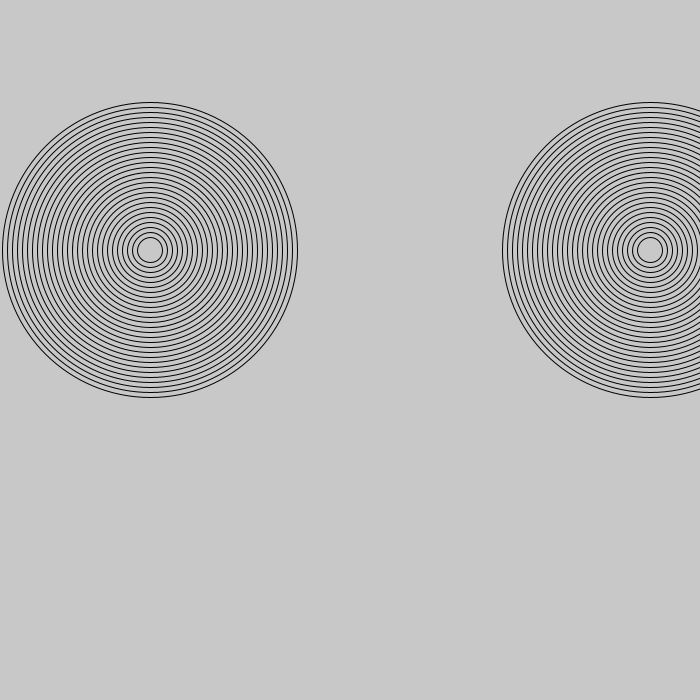
Frame 1 (no input)
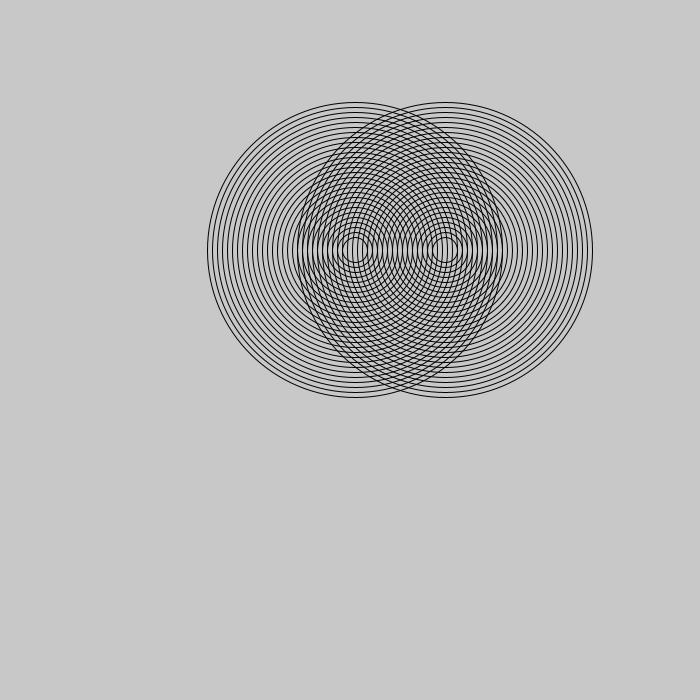
Frame 60 (the mouse pressed at the canvas centre just before this capture)
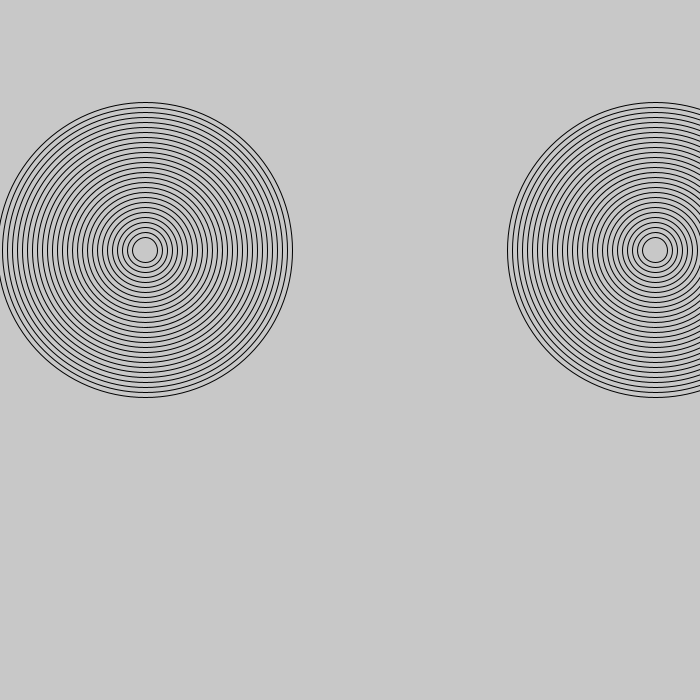
Frame 120 (the mouse held since frame 60 and released just before this capture)

The Processing sketch that drew these frames (run headless with seeded random() and noise(); from frame 60 on, the mouse is pressed at the canvas centre):

// Processing sketch: AmazingRings
// ── AmazingRings.pde
int x = 150;
int y = 650;
int speed = 5;
void setup() {
  size (700, 700);
}

void draw () {
background(200);
  for (int i=25; i<=300; i+=10) {
    if (i%20 == 0) {
      noFill();
    } else {
      noFill();
    }
 
    ellipse(x, 250, i, i);

    ellipse(y, 250, i, i);
 
  }
  if (x>= width || x<0) {
    speed= speed*-1;
  }
  x+=speed;
  y-=speed;
}
